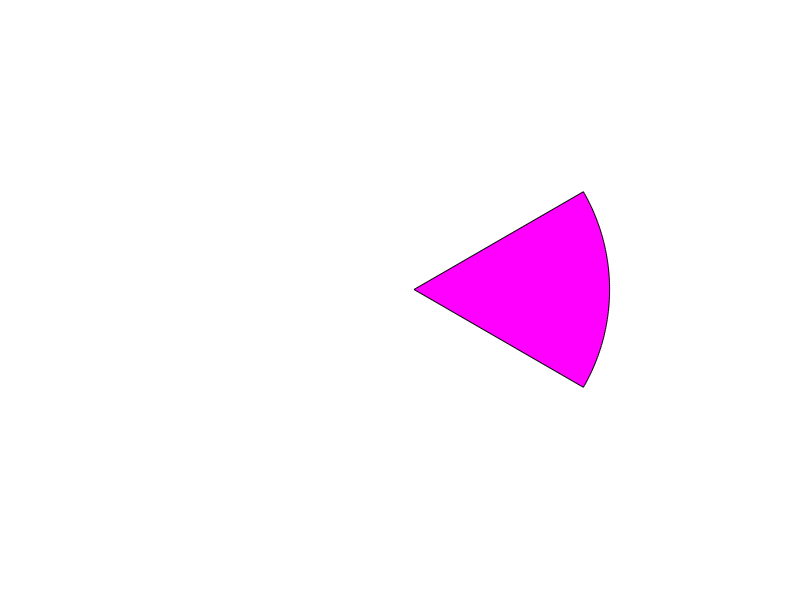

This chart was generated by the following MATLAB code: (Note: this script raises an error after producing the figure.)
%% Intro
% Phasor diagram
% EM: 27-slot / 22-pole, 3-phase | double layer | coil span: 1 slot
%
% Author: Baris Kuseyri<baris.kuseyri@metu.edu.tr>
%
% version 1.1 | 28/03/2020

%% Initialization

clc
clear all
close all

%% dq axis

figure(1)
axis equal
axis([-1.5 1.5 -1.5 1.5])
set(gca,'visible','off')
set(gca,'xtick',[])

for i = 1:6
    t = linspace((i-1)*(2*pi/6)-(2*pi/12), i*(2*pi/6)-(2*pi/12));
    sector = patch([0 1.2*cos(t) 0], [0 1.2*sin(t) 0], [1 0 1]);
    edgea = sector.EdgeAlpha;
    facea = sector.FaceAlpha;
    sector.EdgeAlpha = 0.0;
    sector.FaceAlpha = 0.2;    
end

dq_label = ["d", "q", "-d", "-q"];

for i = 0:7
    x = [0 cos((pi/4)+(pi/4)*i)];
    y = [0 sin((pi/4)+(pi/4)*i)];
    v(i+1)=line(x,y,'Color','k','LineStyle','-');
    text(1.1*cos((pi/4)+(pi/4)*i),1.1*sin((pi/4)+(pi/4)*i),dq_label(mod(i,4)+1),'HorizontalAlignment','center','VerticalAlignment','middle')
end




